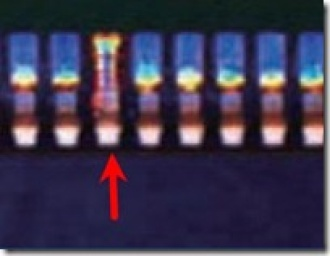
#> input picture 1013/06_Kernel_Function/img/aoi_detect.jpg, 330 x 256 px
$ jupyter execute 6-5_Opening.ipynb
#> lines starting #> are read from the running program, lines starting #| are printed output that depends on the picture; after the words box and inside, x2 and y2 are one past the last pixel; in counts of white or black regions, pixels touching at a corner belong together
# 核函數

[cell 1]
#載入模組
import numpy as np
import cv2 as cv

* ## kernel

[cell 2]
#要是用任何影像過濾都需要先設定我們要的kernel參數，這邊選用的是5*5的kernel，也可以調整為3*3或是7*7做比較
kernel = np.ones((5,5),np.float32)/25

# [10 lines of commented-out code are left out]

* ## Opening(原圖)
### 先侵蝕後膨脹

[cell 3]
#影像讀取(原圖)
img1 = cv.imread('./img/aoi_detect.jpg')
#> img1 is the input picture: shape (256, 330, 3); mean B, G, R 78.9, 55.1, 61.1
# img1 = cv.imread('./img/polystyrene.jpg')
# img1 = cv.imread('./img/board.jpg')

#圖像二值化(原圖)
gray_img1 = cv.cvtColor(img1, cv.COLOR_BGR2GRAY)
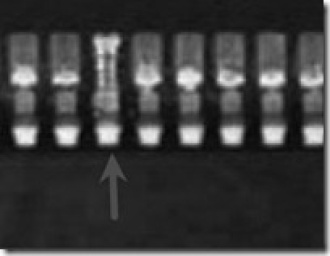
#> gray_img1: shape (256, 330); min 5, max 254, mean 59.6
ret1, bin_img1 = cv.threshold(gray_img1, 0, 255, cv.THRESH_BINARY + cv.THRESH_OTSU)
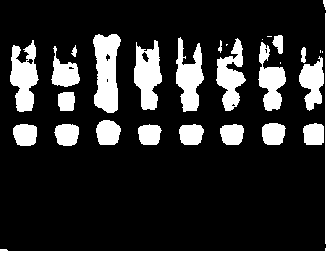
#> bin_img1: shape (256, 330); 19% white; 28 white regions (6 under 20 px), largest, box (x1, y1, x2, y2) and area: (0, 0, 330, 256) 2924, (93, 34, 121, 113) 1616, (134, 40, 162, 110) 1284
#> ret1 = 93

#使用opencv內建opening函式做影像處理
opening_img1 = cv.morphologyEx(bin_img1, cv.MORPH_OPEN, kernel)
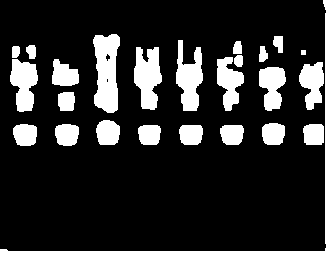
#> opening_img1: shape (256, 330); 18.3% white; 25 white regions, largest, box (x1, y1, x2, y2) and area: (0, 0, 330, 256) 2924, (93, 34, 120, 113) 1606, (134, 47, 162, 110) 1232
result1 = cv.hconcat([bin_img1, opening_img1])
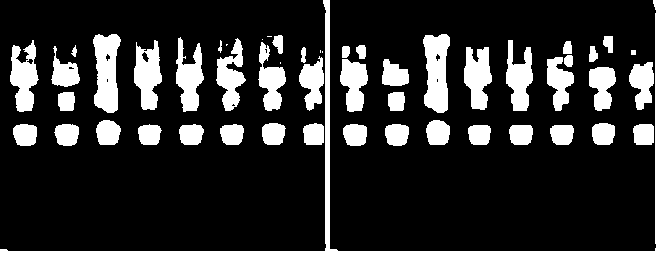
#> result1: shape (256, 660); 18.6% white; 52 white regions (6 under 20 px), largest, box (x1, y1, x2, y2) and area: (0, 0, 660, 256) 5848, (93, 34, 121, 113) 1616, (423, 34, 450, 113) 1606

#先侵蝕再膨脹
# erosion = cv.erode(bin_img1,kernel,iterations = 1)
# dilation= cv.dilate(erosion,kernel,iterations = 1)
# result2 = cv.hconcat([bin_img1, erosion, dilation])

#顯示結果
cv.imshow('Image1', result1)
# cv.imshow('Image2', result2)

cv.waitKey(0)
cv.destroyAllWindows()

* ## Opening(雜訊圖)

[cell 4]
#影像讀取(有雜訊)
img2 = cv.imread('./img/noise_aoi_detect.jpg')
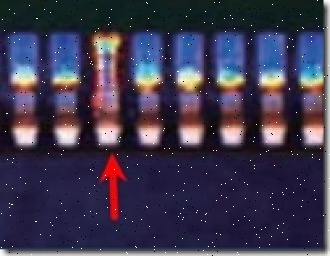
#> input picture 1013/06_Kernel_Function/img/noise_aoi_detect.jpg, 330 x 256 px
#> img2 is the input picture: shape (256, 330, 3); mean B, G, R 79.3, 55.9, 61.8
# img2 = cv.imread('./img/noise_polystyrene.jpg')
# img2 = cv.imread('./img/noise_board.jpg')

#圖像二值化(雜訊圖)
gray_img2 = cv.cvtColor(img2, cv.COLOR_BGR2GRAY)
ret2, bin_img2 = cv.threshold(gray_img2, 0, 255, cv.THRESH_BINARY + cv.THRESH_OTSU)
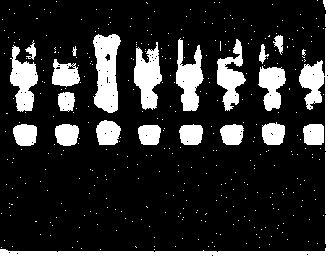
#> bin_img2: shape (256, 330); 18.3% white; 368 white regions (347 under 20 px), largest, box (x1, y1, x2, y2) and area: (0, 0, 330, 256) 3671, (93, 34, 121, 113) 1571, (134, 42, 162, 110) 1175
#> ret2 = 96

#使用opencv內建opening函式做影像處理
opening_img2 = cv.morphologyEx(bin_img2, cv.MORPH_OPEN, kernel)
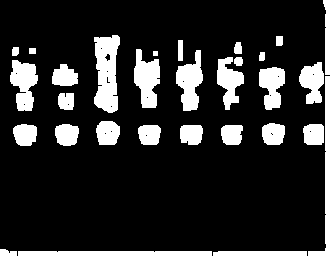
#> opening_img2: shape (256, 330); 16.8% white; 30 white regions, largest, box (x1, y1, x2, y2) and area: (94, 35, 120, 113) 1512, (134, 49, 160, 108) 1011, (308, 76, 330, 256) 979
result1 = cv.hconcat([bin_img2, opening_img2])
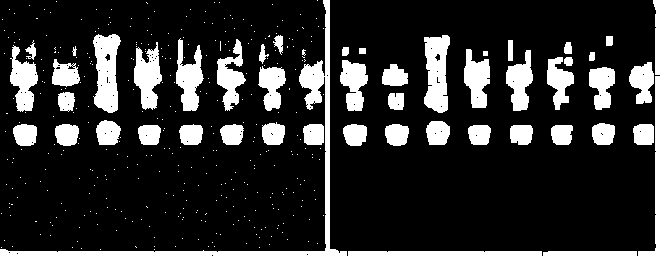
#> result1: shape (256, 660); 17.5% white; 397 white regions (347 under 20 px), largest, box (x1, y1, x2, y2) and area: (0, 0, 347, 256) 3768, (93, 34, 121, 113) 1571, (424, 35, 450, 113) 1512

#先侵蝕再膨脹
# erosion = cv.erode(bin_img2,kernel,iterations = 1)
# dilation= cv.dilate(erosion,kernel,iterations = 1)
# result2 = cv.hconcat([bin_img2, erosion, dilation])

#顯示結果
cv.imshow('Image1', result1)
# cv.imshow('Image2', result2)

cv.waitKey(0)
cv.destroyAllWindows()
